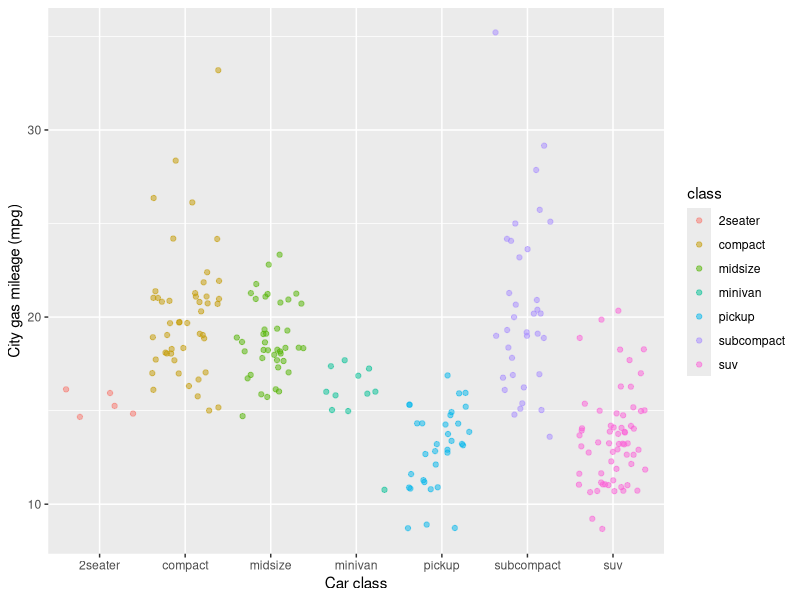

Source code (R):
## ---- chunk 1
knitr::opts_chunk$set(echo = TRUE)
library(tidyverse)
## ---- chunk 2
ggplot(data = mpg, aes(x = class, y = cty)) +
	geom_jitter(aes(color = class), alpha = 0.5) +
	labs(x = "Car class", y = "City gas mileage (mpg)")

